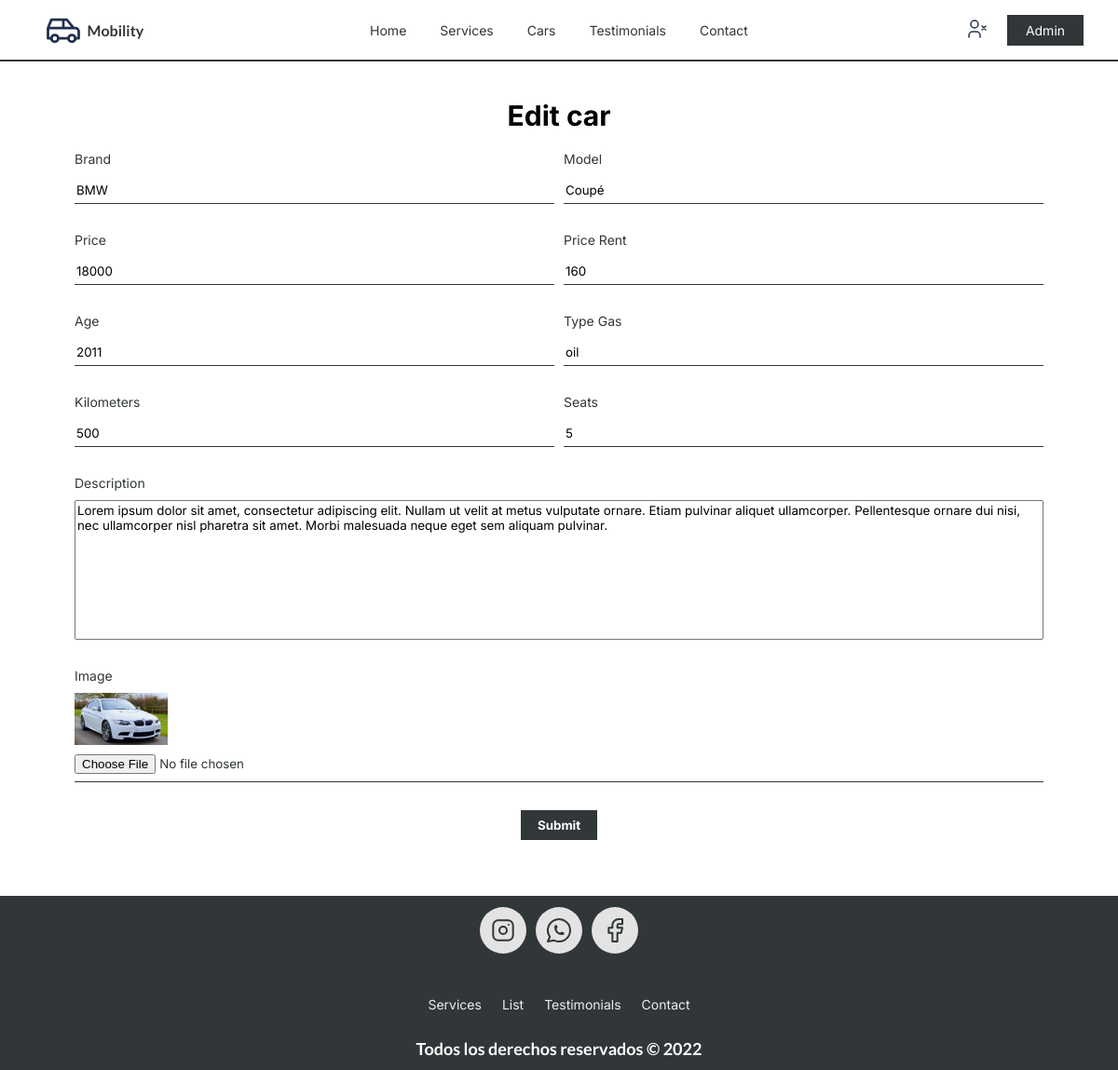
/car/edit&id=16 (signed in), run on the app's committed database.
### tables this page shows
CREATE TABLE `cars` (
  `id_car` int NOT NULL AUTO_INCREMENT,
  `brand` varchar(20) NOT NULL,
  `model` varchar(35) NOT NULL,
  `price` int NOT NULL,
  `price_rent` int NOT NULL,
  `age` int NOT NULL,
  `date_creation` varchar(12) NOT NULL,
  `image` varchar(50) DEFAULT NULL,
  `description` varchar(255) NOT NULL,
  `state` tinyint NOT NULL DEFAULT '1',
  `kilometers` int NOT NULL DEFAULT '0',
  `seats` int NOT NULL DEFAULT '2',
  `type_gas` varchar(10) NOT NULL DEFAULT 'oil',
  `id_user` int NOT NULL,
  PRIMARY KEY (`id_car`,`id_user`),
  KEY `fk_cars_users1_idx` (`id_user`),
  CONSTRAINT `fk_cars_users1` FOREIGN KEY (`id_user`) REFERENCES `users` (`id_user`)
);

### controllers/CarController.php (called while the page is built, shortened)
<?php
require_once 'models/car.php';
class carController {
    public function edit() {
        if(isset($_GET['id'])) {
            $id = $_GET['id'];
            $car = new Car();
            $car->setId($id);
            $car = $car->getOne();
        }
        require_once './views/user/admin/edit_car.php';
    }
}

### config/db.php (called while the page is built)
<?php
class Database {
    public static function connect() {
        $db = new mysqli('localhost','root','root','car_rental');
        return $db;
    }
}

### models/car.php (called while the page is built, shortened)
<?php
class Car {
    private $id;
	private $db;
    public function __construct() {
		$this->db = Database::connect();
	}
    public function getId()
    {
        return $this->id;
    }
    public function setId($id): self
    {
        $this->id = $id;
        return $this;
    }
    public function getOne() {
        $car = $this->db->query("SELECT * FROM cars WHERE id_car = {$this->getId()}");
        return $car->fetch_object();
    }
}

### views/user/admin/edit_car.php (the view)
<section class="contenedor">
    <h1 class="text-center">Edit car</h1>
    <form class="form-car" method="post" action="<?=base_url . 'car/save&id=' . $car->id_car ?>" method="post" enctype="multipart/form-data">
        <div class="form-car-inputs">
            <div class="form-car-labels">
                <label>Brand</label>
                <input type="text" name="brand" value="<?php echo $car->brand?>">
            </div>
            <div class="form-car-labels">
                <label>Model</label>
                <input type="text" name="model" value="<?php echo $car->model?>">
            </div>
        </div>
        <div class="form-car-inputs">
            <div class="form-car-labels">
                <label>Price</label>
                <input type="number" name="price" value="<?php echo $car->price?>">
            </div>
            <div class="form-car-labels">
                <label>Price Rent</label>
                <input type="number" name="price_rent" value="<?php echo $car->price_rent?>">
            </div>
        </div>
        <div class="form-car-inputs">
            <div class="form-car-labels">
                <label>Age</label>
                <input type="number" name="age" value="<?php echo $car->age ?>">
            </div>
            <div class="form-car-labels">
                <label>Type Gas</label>
                <input type="text" name="type_gas" value="<?php echo $car->type_gas?>">
            </div>
        </div>
        <div class="form-car-inputs">
            <div class="form-car-labels">
                <label>Kilometers</label>
                <input type="number" name="kilometers" value="<?php echo $car->kilometers ?>">
            </div>
            <div class="form-car-labels">
                <label>Seats</label>
                <input type="number" name="seats" value="<?php echo $car->seats?>">
            </div>
        </div>
        <div class="form-car-inputs">
            <div class="form-car-labels">
                <label>Description</label>
                <textarea name="description"><?php echo $car->description?></textarea>
            </div>
        </div>
        <div class="form-car-inputs">
            <div class="form-car-labels">
                <label>Image</label>
                <img width="100px" src="<?=base_url?>uploads/images/<?=$car->image ?>" />
                <input type="file" name="image" value="<?php echo $car->image?>">
            </div>
        </div>
        <div class="form-car-inputs">
            <button class="btn btn-primary">Submit</button>
        </div>
    </form>
</section>

### assets/css/estilos.css (style rules this page uses)
:root { --primary-color: #313638; --secondary-color: #e3e3e3; --white: #fff; --separacion: 3rem; --primary-font: 'Inter', sans-serif; --secondary-font: 'Lato', sans-serif; }
*, *:before, *:after { box-sizing: inherit; }
html { box-sizing: border-box; font-family: var(--primary-font); font-size: 62.5%; scroll-behavior: smooth; }
body { margin: 0; display: flex; flex-direction: column; align-items: center; height: 100vh; justify-content: space-between; }
h1,h2,h3 { margin: 0; }
h1 { font-size: 3rem; }
button { border: none; font-family: var(--primary-font); }
.contenedor { max-width: 120rem; width: 90%; margin: 4rem auto; }
.text-center { text-align: center; }
.btn { width: 82px; padding: 0.8rem; text-align: center; cursor: pointer; }
.btn-primary { background-color: var(--primary-color); color: var(--white); }
button.btn-primary { font-weight: bold; }
label { font-size: 1.4rem; }
input, select { border: none; height: 30px; width: 100%; font-family: var(--primary-font); border-bottom: 1px solid var(--primary-color); background-color: transparent; }
.form-car > * { padding: 1rem; }
.form-car { color: var(--primary-color); }
.form-car-inputs { display: flex; flex-direction: row; justify-content: center; margin: 1rem; gap: 1rem; }
.form-car-labels { display: flex; flex-direction: column; gap: 1rem; width: 100%; }
.form-car-labels textarea { resize: none; height: 150px; font-family: var(--primary-font); }

### data on the page
cars: brand "BMW", model "Coupé", price "18000", price_rent "160", age "2011", type_gas "oil", kilometers "500", seats "5", description "Lorem ipsum dolor sit amet, consectetur adipiscing elit. Nullam ut velit at metus vulputate ornare. Etiam pulvinar aliquet ullamcorper. Pellentesque ornare dui nisi, nec ullamcorper nisl pharetra sit amet. Morbi malesuada neque eget sem aliquam pulvinar.", image (picture)

### other printed values
$_SESSION["identity"]->name "Admin"
